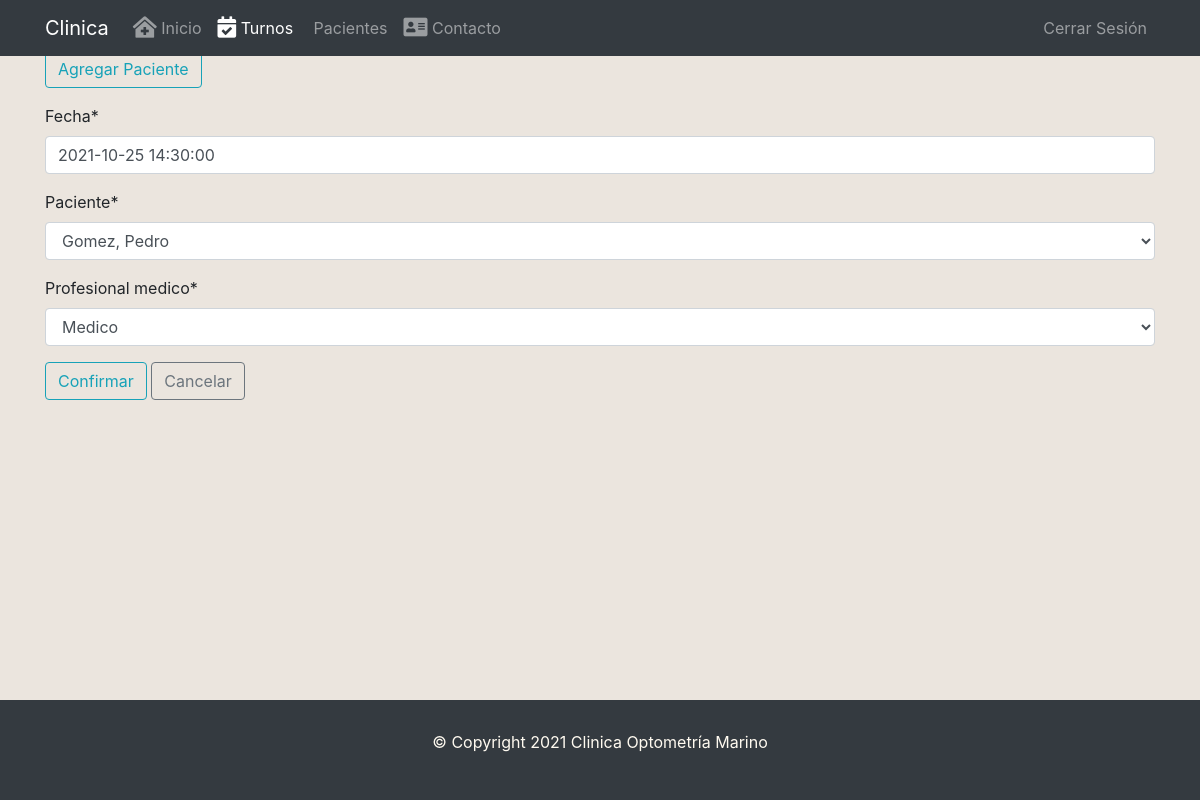
Page /turnos/3/update/ (signed in) on the committed database.
### clinica/models.py (models this page shows)
class Turno(models.Model):
    fecha = models.DateTimeField(auto_now=False, auto_now_add=False)
    paciente = models.ForeignKey(Paciente, on_delete=models.CASCADE, null=False)
    profesional_medico = models.ForeignKey(settings.AUTH_USER_MODEL, limit_choices_to={'groups__name': 'Personal Medico' }, on_delete=models.CASCADE, null=False)

### clinica/views.py (the view)
# urls.py: path('turnos/<int:pk>/update/', views.TurnoUpdateView.as_view(), name='turno_update'),
class TurnoUpdateView(LoginRequiredMixin, UserPassesTestMixin, UpdateView):
    model = Turno
    fields = '__all__'
    success_url = reverse_lazy('clinica:turnos')
    def test_func(self):
        user = self.request.user
        if user.has_perm('clinica.change_turno'):
            return True
        else :
            return False

### clinica/models.py (called while the page is built)
    def __str__(self):
        return f'{self.apellido}, {self.nombre}'

### clinica/templates/clinica/turno_form.html (shortened to what this page needs)
{% extends "clinica/base_nav.html" %}
{% load crispy_forms_tags %}
{% block head %}
	{% load static %}
	{% load bootstrap4 %}
	{% bootstrap_css %}
    <link rel="stylesheet" href="{% static 'clinica/css/main.css' %}" type="text/css">
{% endblock head %}
{% block content %}
	<div class="container">
		<div class="mb-3">
			<a class="btn btn-outline-info" href="{% url 'clinica:paciente_create' %}">Agregar Paciente</a>
		</div>
		 <div>
			<form method="POST">
        		{{ form|crispy }}
				<button class="btn btn-outline-info" type="submit">Confirmar</button>
				<a class="btn btn-outline-secondary" href="{% url 'clinica:turnos' %}">Cancelar</a>
			</form>
		</div>
	</div>
{% endblock content %}

### clinica/static/clinica/css/main.css (style rules this page uses)
body { padding-top: 50px; z-index: 0; background-color: rgba(230, 223, 214, 0.795); }

### rows in the picture
Turno: fecha "2021-10-25 14:30:00", paciente "Gomez, Pedro", profesional_medico "Medico"
